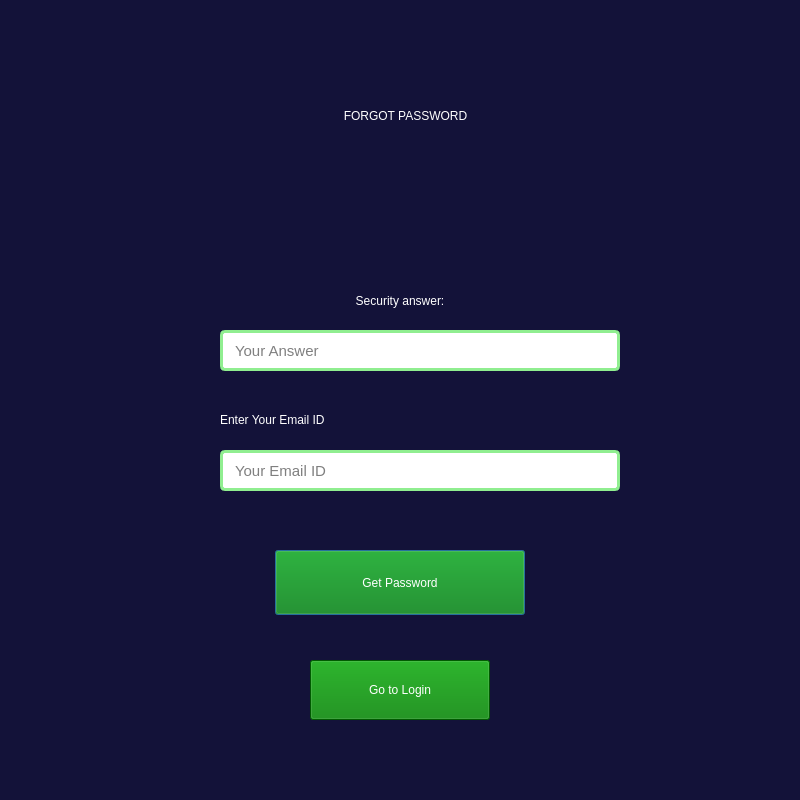
<?xml version="1.0" encoding="UTF-8"?>
<ui version="4.0">
 <class>Dialog</class>
 <widget class="QDialog" name="Dialog">
  <property name="geometry">
   <rect>
    <x>0</x>
    <y>0</y>
    <width>800</width>
    <height>800</height>
   </rect>
  </property>
  <property name="windowTitle">
   <string>Dialog</string>
  </property>
  <property name="styleSheet">
   <string notr="true">background-color:#131239</string>
  </property>
  <widget class="QLabel" name="label_3">
   <property name="geometry">
    <rect>
     <x>30</x>
     <y>280</y>
     <width>740</width>
     <height>41</height>
    </rect>
   </property>
   <property name="styleSheet">
    <string notr="true">font: 14pt &quot;Georgia&quot;;
color: white;</string>
   </property>
   <property name="text">
    <string>Security answer:</string>
   </property>
   <property name="alignment">
    <set>Qt::AlignCenter</set>
   </property>
  </widget>
  <widget class="QPushButton" name="f_getpass">
   <property name="geometry">
    <rect>
     <x>275</x>
     <y>550</y>
     <width>250</width>
     <height>65</height>
    </rect>
   </property>
   <property name="cursor">
    <cursorShape>PointingHandCursor</cursorShape>
   </property>
   <property name="styleSheet">
    <string notr="true">font: 16pt &quot;Arial Rounded MT Bold&quot;;
padding:0px 5px 0px 5px;
background-color:green;
color:white;</string>
   </property>
   <property name="text">
    <string>Get Password</string>
   </property>
  </widget>
  <widget class="QLabel" name="label">
   <property name="geometry">
    <rect>
     <x>200</x>
     <y>40</y>
     <width>411</width>
     <height>151</height>
    </rect>
   </property>
   <property name="styleSheet">
    <string notr="true">font: 36pt &quot;Copperplate Gothic Light&quot;;
color:white;
</string>
   </property>
   <property name="text">
    <string>FORGOT PASSWORD</string>
   </property>
   <property name="alignment">
    <set>Qt::AlignCenter</set>
   </property>
   <property name="wordWrap">
    <bool>true</bool>
   </property>
  </widget>
  <widget class="QLineEdit" name="f_answer">
   <property name="geometry">
    <rect>
     <x>220</x>
     <y>330</y>
     <width>400</width>
     <height>41</height>
    </rect>
   </property>
   <property name="font">
    <font>
     <pointsize>11</pointsize>
    </font>
   </property>
   <property name="styleSheet">
    <string notr="true">padding:0px 10px 0px 10px;
border-radius:5px;
border:3px solid lightgreen;
background-color:white;</string>
   </property>
   <property name="text">
    <string/>
   </property>
   <property name="placeholderText">
    <string>Your Answer</string>
   </property>
  </widget>
  <widget class="QPushButton" name="f_gotologin">
   <property name="geometry">
    <rect>
     <x>310</x>
     <y>660</y>
     <width>180</width>
     <height>60</height>
    </rect>
   </property>
   <property name="cursor">
    <cursorShape>PointingHandCursor</cursorShape>
   </property>
   <property name="styleSheet">
    <string notr="true">font: 16pt &quot;Arial Rounded MT Bold&quot;;
padding:0px 5px 0px 5px;
background-color:green;
color:white;</string>
   </property>
   <property name="text">
    <string>Go to Login</string>
   </property>
  </widget>
  <widget class="QLabel" name="f_responseerror">
   <property name="geometry">
    <rect>
     <x>160</x>
     <y>380</y>
     <width>500</width>
     <height>30</height>
    </rect>
   </property>
   <property name="styleSheet">
    <string notr="true">font: 11pt &quot;Meiryo UI&quot;;
color:red;</string>
   </property>
   <property name="text">
    <string/>
   </property>
   <property name="alignment">
    <set>Qt::AlignCenter</set>
   </property>
  </widget>
  <widget class="QLabel" name="label_2">
   <property name="geometry">
    <rect>
     <x>220</x>
     <y>410</y>
     <width>211</width>
     <height>20</height>
    </rect>
   </property>
   <property name="styleSheet">
    <string notr="true">font: 14pt &quot;Georgia&quot;;
color: white;</string>
   </property>
   <property name="text">
    <string>Enter Your Email ID</string>
   </property>
  </widget>
  <widget class="QLineEdit" name="f_emailid">
   <property name="geometry">
    <rect>
     <x>220</x>
     <y>450</y>
     <width>400</width>
     <height>41</height>
    </rect>
   </property>
   <property name="font">
    <font>
     <pointsize>11</pointsize>
    </font>
   </property>
   <property name="styleSheet">
    <string notr="true">padding:0px 10px 0px 10px;
border-radius:5px;
border:3px solid lightgreen;
background-color:white;</string>
   </property>
   <property name="text">
    <string/>
   </property>
   <property name="placeholderText">
    <string>Your Email ID</string>
   </property>
  </widget>
  <widget class="QLabel" name="f_responseerror_2">
   <property name="geometry">
    <rect>
     <x>160</x>
     <y>500</y>
     <width>500</width>
     <height>30</height>
    </rect>
   </property>
   <property name="styleSheet">
    <string notr="true">font: 11pt &quot;Meiryo UI&quot;;
color:red;</string>
   </property>
   <property name="text">
    <string/>
   </property>
   <property name="alignment">
    <set>Qt::AlignCenter</set>
   </property>
  </widget>
 </widget>
 <resources/>
 <connections/>
</ui>
